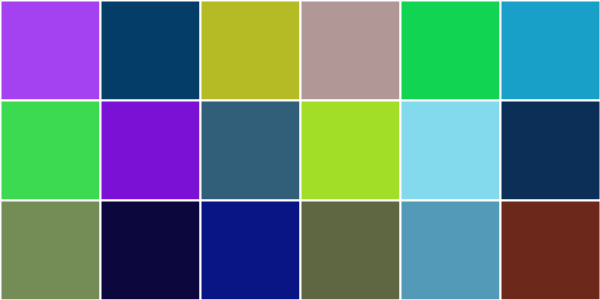
Frame 1 (no input)
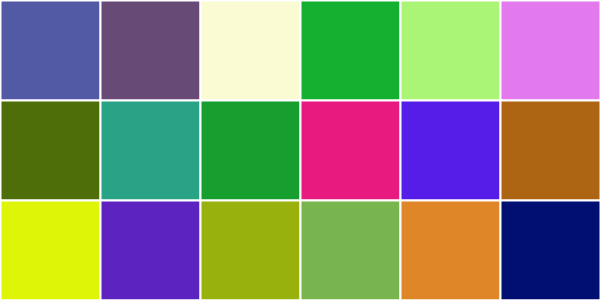
Frame 60 (the mouse pressed at the canvas centre just before this capture)
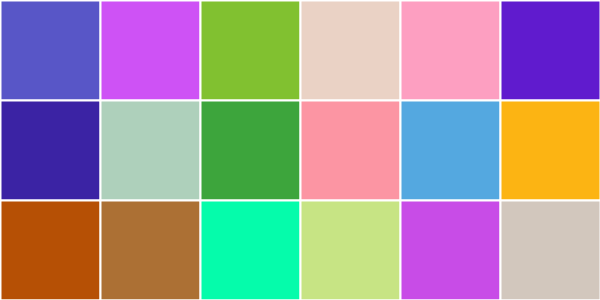
Frame 120 (the mouse held since frame 60 and released just before this capture)

The Processing sketch that drew these frames (run headless with seeded random() and noise(); from frame 60 on, the mouse is pressed at the canvas centre):

// Processing sketch: nested_loops
// ── nested_loops.pde

float endX = 0;

void setup(){
  //only once
  size(600,300);
background(0); 
  background(50);
}
void draw(){
  //conti
  //background(random(0,255),random(0,255),random(0,255));
  stroke(255);
  strokeWeight(2);
  fill(120);
  
  for(int x=0;x<width;x=x+100){
   
  for(int y=0;y<width;y=y+100){
    fill(random(255),random(255),random(255));
    rect(x,y,100,100);
  }  
  }
  
  delay(100);
   
}
void mousePressed(){
  //background(random(0,255),random(0,255),random(0,255));
}
